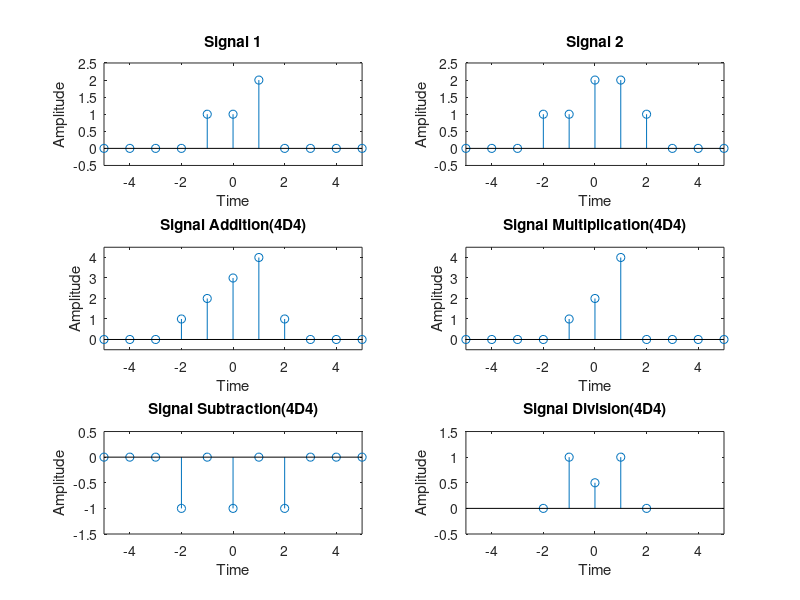

The MATLAB script that drew this image:
clear all
close all

t=-5:1:+5;

Signal_1 = (t+2).*(t>=-2 & t<=-1) + (1).*(t>-1 & t<=0)+ (2).*(t>0 & t<=1)+ (2-t).*(t>1 & t<=2);

subplot(3,2,1);
stem(t,Signal_1);
xlabel("Time");
ylabel("Amplitude");
title("Signal 1");
axis([min(t),max(t),min(Signal_1)-0.5,max(Signal_1)+0.5]);



Signal_2 = (1).*(t>=-2 & t<=-1)+ (2).*(t>-1 & t<=1) + (1).*(t>1 & t<=2) + (3-t).*(t>2 & t<=3);

subplot(3,2,2);
stem(t,Signal_2);
xlabel("Time");
ylabel("Amplitude");
title("Signal 2");
axis([min(t),max(t),min(Signal_2)-0.5,max(Signal_2)+0.5]);

Signal_Addition = Signal_1 + Signal_2;

subplot(3,2,3);
stem(t,Signal_Addition);
xlabel("Time");
ylabel("Amplitude");
title("Signal Addition(4D4)");
axis([min(t),max(t),min(Signal_Addition)-0.5,max(Signal_Addition)+0.5]);

Signal_Multiplication = Signal_1 .* Signal_2;

subplot(3,2,4);
stem(t,Signal_Multiplication);
xlabel("Time");
ylabel("Amplitude");
title("Signal Multiplication(4D4)");
axis([min(t),max(t),min(Signal_Multiplication)-0.5,max(Signal_Multiplication)+0.5]);

Signal_Subtraction = Signal_1 - Signal_2;

subplot(3,2,5);
stem(t,Signal_Subtraction);
xlabel("Time");
ylabel("Amplitude");
title("Signal Subtraction(4D4)");
axis([min(t),max(t),min(Signal_Subtraction)-0.5,max(Signal_Subtraction)+0.5]);

Signal_Division = Signal_1 ./ Signal_2;

subplot(3,2,6);
stem(t,Signal_Division);
xlabel("Time");
ylabel("Amplitude");
title("Signal Division(4D4)");
axis([min(t),max(t),min(Signal_Division)-0.5,max(Signal_Division)+0.5]);
